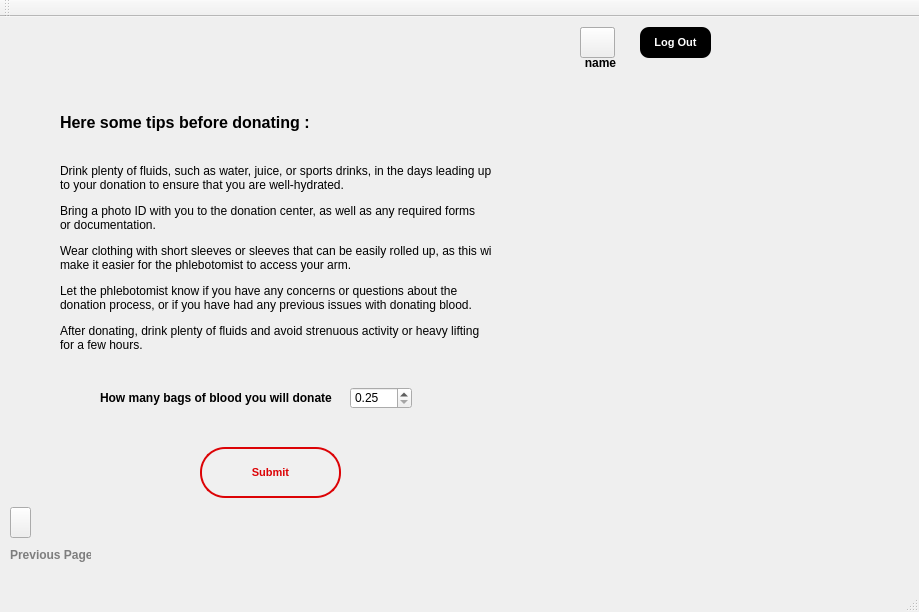
<?xml version="1.0" encoding="UTF-8"?>
<ui version="4.0">
 <class>DonationRequestClass</class>
 <widget class="QMainWindow" name="DonationRequestClass">
  <property name="geometry">
   <rect>
    <x>0</x>
    <y>0</y>
    <width>919</width>
    <height>612</height>
   </rect>
  </property>
  <property name="windowTitle">
   <string>Blood Bank Management System</string>
  </property>
  <property name="windowIcon">
   <iconset resource="RecipientReg.qrc">
    <normaloff>:/RecipientReg/toppng.com-blood-donation-png-picture-blood-donation-logo-3209x3905.png</normaloff>:/RecipientReg/toppng.com-blood-donation-png-picture-blood-donation-logo-3209x3905.png</iconset>
  </property>
  <property name="styleSheet">
   <string notr="true"/>
  </property>
  <widget class="QWidget" name="centralWidget">
   <widget class="QLabel" name="name">
    <property name="geometry">
     <rect>
      <x>0</x>
      <y>0</y>
      <width>921</width>
      <height>561</height>
     </rect>
    </property>
    <property name="styleSheet">
     <string notr="true">border-image:url(:/RecipientReg/profile.jpg);</string>
    </property>
    <property name="text">
     <string/>
    </property>
    <property name="pixmap">
     <pixmap resource="RecipientReg.qrc">:/RecipientReg/profile.jpg</pixmap>
    </property>
    <property name="scaledContents">
     <bool>true</bool>
    </property>
   </widget>
   <widget class="QPushButton" name="submit">
    <property name="geometry">
     <rect>
      <x>200</x>
      <y>430</y>
      <width>141</width>
      <height>51</height>
     </rect>
    </property>
    <property name="font">
     <font>
      <family>Arial</family>
      <pointsize>8</pointsize>
      <italic>false</italic>
      <bold>true</bold>
     </font>
    </property>
    <property name="cursor">
     <cursorShape>PointingHandCursor</cursorShape>
    </property>
    <property name="toolTip">
     <string>&lt;html&gt;&lt;head/&gt;&lt;body&gt;&lt;p align=&quot;center&quot;&gt;&lt;br/&gt;&lt;/p&gt;&lt;/body&gt;&lt;/html&gt;</string>
    </property>
    <property name="styleSheet">
     <string notr="true">background-color:rgb(240, 240, 240);
border-style:solid;
border-width:2px;
border-color: rgb(220, 3, 6);
border-radius:25px;
color: rgb(220, 3, 6);
font: 700 8pt &quot;Arial&quot;;</string>
    </property>
    <property name="text">
     <string>Submit</string>
    </property>
    <property name="checkable">
     <bool>false</bool>
    </property>
    <property name="autoDefault">
     <bool>false</bool>
    </property>
    <property name="default">
     <bool>false</bool>
    </property>
    <property name="flat">
     <bool>false</bool>
    </property>
   </widget>
   <widget class="QPushButton" name="accountF">
    <property name="geometry">
     <rect>
      <x>580</x>
      <y>10</y>
      <width>35</width>
      <height>30</height>
     </rect>
    </property>
    <property name="font">
     <font>
      <pointsize>7</pointsize>
     </font>
    </property>
    <property name="cursor">
     <cursorShape>PointingHandCursor</cursorShape>
    </property>
    <property name="styleSheet">
     <string notr="true">border-image:url(:/RecipientReg/—Pngtree—includes set of avatars icons_8537422 (1).png);</string>
    </property>
    <property name="text">
     <string/>
    </property>
   </widget>
   <widget class="QLabel" name="user">
    <property name="geometry">
     <rect>
      <x>560</x>
      <y>30</y>
      <width>81</width>
      <height>31</height>
     </rect>
    </property>
    <property name="font">
     <font>
      <bold>true</bold>
     </font>
    </property>
    <property name="text">
     <string>name</string>
    </property>
    <property name="alignment">
     <set>Qt::AlignCenter</set>
    </property>
   </widget>
   <widget class="QPushButton" name="logout">
    <property name="geometry">
     <rect>
      <x>640</x>
      <y>10</y>
      <width>71</width>
      <height>31</height>
     </rect>
    </property>
    <property name="font">
     <font>
      <family>Arial</family>
      <pointsize>8</pointsize>
      <italic>false</italic>
      <bold>true</bold>
     </font>
    </property>
    <property name="cursor">
     <cursorShape>PointingHandCursor</cursorShape>
    </property>
    <property name="toolTip">
     <string>&lt;html&gt;&lt;head/&gt;&lt;body&gt;&lt;p align=&quot;center&quot;&gt;&lt;br/&gt;&lt;/p&gt;&lt;/body&gt;&lt;/html&gt;</string>
    </property>
    <property name="styleSheet">
     <string notr="true">background-color:black;
border-style:solid;
border-width:0px;
border-color: rgb(220, 3, 6);
border-radius:9px;
color: white;
font: 700 8pt &quot;Arial&quot;;</string>
    </property>
    <property name="text">
     <string>Log Out</string>
    </property>
    <property name="checkable">
     <bool>false</bool>
    </property>
    <property name="autoDefault">
     <bool>false</bool>
    </property>
    <property name="default">
     <bool>false</bool>
    </property>
    <property name="flat">
     <bool>false</bool>
    </property>
   </widget>
   <widget class="QPushButton" name="accountM">
    <property name="geometry">
     <rect>
      <x>580</x>
      <y>10</y>
      <width>35</width>
      <height>31</height>
     </rect>
    </property>
    <property name="font">
     <font>
      <pointsize>7</pointsize>
     </font>
    </property>
    <property name="cursor">
     <cursorShape>PointingHandCursor</cursorShape>
    </property>
    <property name="styleSheet">
     <string notr="true">border-image:url(:/RecipientReg/—Pngtree—includes set of avatars icons_8537422 (2).png)</string>
    </property>
    <property name="text">
     <string/>
    </property>
   </widget>
   <widget class="QDoubleSpinBox" name="doubleSpinBox">
    <property name="geometry">
     <rect>
      <x>350</x>
      <y>370</y>
      <width>62</width>
      <height>22</height>
     </rect>
    </property>
    <property name="buttonSymbols">
     <enum>QAbstractSpinBox::UpDownArrows</enum>
    </property>
    <property name="minimum">
     <double>0.250000000000000</double>
    </property>
    <property name="maximum">
     <double>0.500000000000000</double>
    </property>
    <property name="singleStep">
     <double>0.050000000000000</double>
    </property>
   </widget>
   <widget class="QLabel" name="label">
    <property name="geometry">
     <rect>
      <x>60</x>
      <y>90</y>
      <width>261</width>
      <height>31</height>
     </rect>
    </property>
    <property name="font">
     <font>
      <pointsize>12</pointsize>
      <bold>true</bold>
     </font>
    </property>
    <property name="text">
     <string>Here some tips before donating :</string>
    </property>
   </widget>
   <widget class="QLabel" name="label_2">
    <property name="geometry">
     <rect>
      <x>100</x>
      <y>370</y>
      <width>241</width>
      <height>21</height>
     </rect>
    </property>
    <property name="font">
     <font>
      <pointsize>9</pointsize>
      <bold>true</bold>
     </font>
    </property>
    <property name="text">
     <string>How many bags of blood you will donate</string>
    </property>
   </widget>
   <widget class="QLabel" name="label_3">
    <property name="geometry">
     <rect>
      <x>60</x>
      <y>140</y>
      <width>431</width>
      <height>41</height>
     </rect>
    </property>
    <property name="text">
     <string>Drink plenty of fluids, such as water, juice, or sports drinks, in the days leading up
to your donation to ensure that you are well-hydrated.</string>
    </property>
   </widget>
   <widget class="QLabel" name="label_4">
    <property name="geometry">
     <rect>
      <x>60</x>
      <y>180</y>
      <width>431</width>
      <height>41</height>
     </rect>
    </property>
    <property name="text">
     <string>Bring a photo ID with you to the donation center, as well as any required forms
or documentation.</string>
    </property>
   </widget>
   <widget class="QLabel" name="label_5">
    <property name="geometry">
     <rect>
      <x>60</x>
      <y>220</y>
      <width>431</width>
      <height>41</height>
     </rect>
    </property>
    <property name="text">
     <string>Wear clothing with short sleeves or sleeves that can be easily rolled up, as this will 
make it easier for the phlebotomist to access your arm.</string>
    </property>
   </widget>
   <widget class="QLabel" name="label_6">
    <property name="geometry">
     <rect>
      <x>60</x>
      <y>260</y>
      <width>431</width>
      <height>41</height>
     </rect>
    </property>
    <property name="text">
     <string>Let the phlebotomist know if you have any concerns or questions about the 
donation process, or if you have had any previous issues with donating blood.</string>
    </property>
   </widget>
   <widget class="QLabel" name="label_7">
    <property name="geometry">
     <rect>
      <x>60</x>
      <y>300</y>
      <width>431</width>
      <height>41</height>
     </rect>
    </property>
    <property name="text">
     <string>After donating, drink plenty of fluids and avoid strenuous activity or heavy lifting 
for a few hours.</string>
    </property>
   </widget>
   <widget class="QPushButton" name="back">
    <property name="geometry">
     <rect>
      <x>10</x>
      <y>490</y>
      <width>21</width>
      <height>31</height>
     </rect>
    </property>
    <property name="cursor">
     <cursorShape>PointingHandCursor</cursorShape>
    </property>
    <property name="styleSheet">
     <string notr="true">border-image:url(:/RecipientReg/pngwing.com (57).png)</string>
    </property>
    <property name="text">
     <string/>
    </property>
   </widget>
   <widget class="QLabel" name="label_8">
    <property name="geometry">
     <rect>
      <x>10</x>
      <y>530</y>
      <width>81</width>
      <height>16</height>
     </rect>
    </property>
    <property name="font">
     <font>
      <bold>true</bold>
     </font>
    </property>
    <property name="styleSheet">
     <string notr="true">color:rgb(126, 126, 126)</string>
    </property>
    <property name="text">
     <string>Previous Page</string>
    </property>
   </widget>
   <widget class="QLabel" name="label_9">
    <property name="geometry">
     <rect>
      <x>140</x>
      <y>480</y>
      <width>261</width>
      <height>51</height>
     </rect>
    </property>
    <property name="styleSheet">
     <string notr="true">color:transparent</string>
    </property>
    <property name="text">
     <string>Donation request completed , you have to go to 
the donation center from 10 AM to 4 PM</string>
    </property>
    <property name="alignment">
     <set>Qt::AlignCenter</set>
    </property>
   </widget>
  </widget>
  <widget class="QMenuBar" name="menuBar">
   <property name="geometry">
    <rect>
     <x>0</x>
     <y>0</y>
     <width>919</width>
     <height>22</height>
    </rect>
   </property>
  </widget>
  <widget class="QToolBar" name="mainToolBar">
   <attribute name="toolBarArea">
    <enum>TopToolBarArea</enum>
   </attribute>
   <attribute name="toolBarBreak">
    <bool>false</bool>
   </attribute>
  </widget>
  <widget class="QStatusBar" name="statusBar"/>
 </widget>
 <layoutdefault spacing="6" margin="11"/>
 <resources>
  <include location="RecipientReg.qrc"/>
  <include location="../../../../.designer/backup/RecipientReg.qrc"/>
 </resources>
 <connections/>
</ui>
